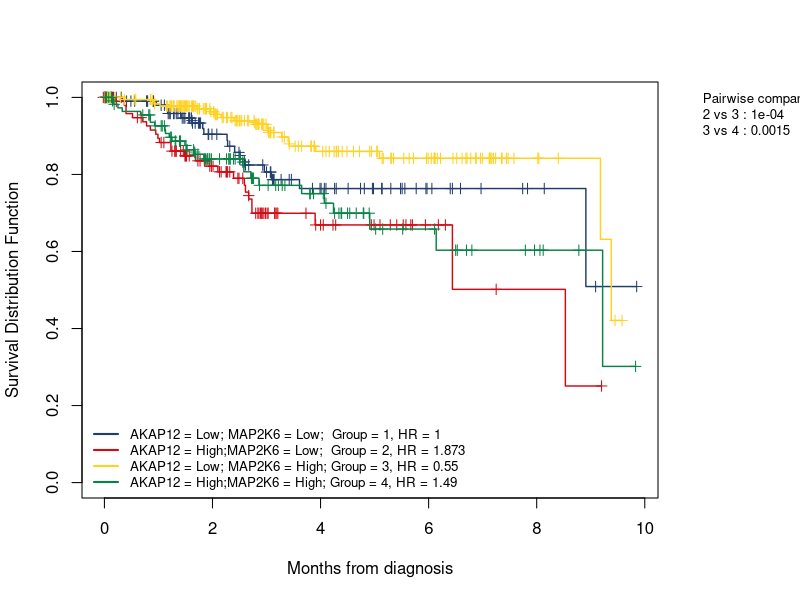

Here is the R script that generated this plot:
## ---- chunk 1
knitr::opts_chunk$set(echo = TRUE)
## ---- chunk 2
options("repos"= c(CRAN="https://mirrors.tuna.tsinghua.edu.cn/CRAN/"))
options(BioC_mirror="http://mirrors.ustc.edu.cn/bioc/")
## ---- chunk 3
library(survival)
library(survminer)
Sys.setenv(LANGUAGE = "en") #显示英文报错信息 display English error messages
options(stringsAsFactors = FALSE) #禁止chr转成factor prohibit the conversion of chr to factor
## ---- chunk 4
df <- read.csv("easy_input.csv",row.names = 1)
head(df)
## ---- chunk 5
df$bestA <- cut(df[,3],breaks=c(-Inf,766.37, Inf), #其中766.37要改成你的基因A的高低分界值 among them, 766.37 should be changed to the high and low boundary value of your gene A
                   labels=c("0","1"))
df$bestB <- cut(df[,4],breaks=c(-Inf,880.23, Inf), #其中880.23要改成你的基因B的高低分界值 among them, 880.23 should be changed to the high and low boundary value of your gene B
                   labels=c("0","1"))
df$bestGroup <- paste0(df$bestA,df$bestB)
#按照两个基因表达量高低的排列组合分成4组
#divided into 4 groups according to the arrangement of high and low expression of the two genes
df$bestGroup <- ifelse(df$bestGroup=='00','1',ifelse(df$bestGroup=='10','2',ifelse(df$bestGroup=="01","3","4")))
head(df)

df$group <- df$bestGroup
## ---- chunk 6
#定义结局变量，生存时间和结局
#define ending variables, survival times and endings
y <- Surv(df$futime, df$fustat==1)

#logrank检验两两比较的结果
#logrank test for two-by-two comparisons
comp <- pairwise_survdiff(Surv(futime,fustat) ~ group, data = df)
pvalue <- as.vector(unlist(comp$p.value))

#将p value和两两比较的组别生成两列的数据集
#generate a two-column dataset of p values and two-by-two comparison groups
name <- array(dim=c(3,3))
for(i in 1:3){
  for(j in 2:4){
    name[i,j-1] = print(paste(i,j,sep = " vs "))
  }
}
pvalue_name <- as.vector(t(name))
logrank <- data.frame(pvalue_name,pvalue)
logrank

#挑选p value小于0.05的记录
#select records with p value less than 0.05
logrank_sig <- subset(logrank, pvalue < 0.05)
#如果p值太小，就写“<0.0001”，否则保留小数点后4位
#if the p-value is too small, write “<0.0001”, otherwise keep 4 decimal places
logrank_sig$pvalue <- lapply(logrank_sig$pvalue,function(i)
  ifelse (i<0.0001,"<0.0001",round(i, 4)))
logrank_sig

#进行COX回归，导出每组对应的HR值，并将1赋值给对照组
#perform COX regression, derive the corresponding HR values for each group, and assign 1 to the control group
coxph.fit <- coxph(y ~ as.factor(group), data = df) 
hr <- round(coef(summary(coxph.fit))[,2],3)
HR <- c(1,as.vector(unlist(hr)))
## ---- chunk 7
#KM曲线的绘制
#KM curve plotting
kmfit <- survfit(y~df$group,)

#写legend
#write legend
A = c("Low; ", "High;", "Low; ", "High;")
B = c("Low; ", "Low; ", "High;", "High;")
Group = c(1,2,3,4)
text.legend1 <- paste0(colnames(df)[3], " = ", A, colnames(df)[4], " = ", B, " Group = ", Group, ", HR = ", HR)
text.legend2 <- paste0(logrank_sig$pvalue_name," : ",logrank_sig$pvalue)

#自定义足够你用的颜色
#customize enough colors for you
mycol <- c("#223D6C","#D20A13","#FFD121","#088247","#11AA4D","#58CDD9","#7A142C","#5D90BA","#431A3D","#91612D","#6E568C","#E0367A","#D8D155","#64495D","#7CC767")

#画图，并保存到pdf文件
#draw and save to a pdf file
pdf("nSurv.pdf",width = 7,height = 6)
par(xpd = T, 
    mar = par()$mar + c(0,0,0,5)#,#在右侧给图例留出空间 leave space for the legend on the right side
    #cex.axis=0.8, cex.lab=1, cex.main=1, cex.sub=1 #修改字体大小 modify font size
    )
plot(kmfit, 
     col= mycol, 
     lwd = 1.4,#线的粗细 thickness of line
     #pch = "o", #如果你也想让观测点的形状是o，就运行这行 if you also want the observation point to be shaped like an o, run this line
     xlab="Months from diagnosis", 
     ylab="Survival Distribution Function", 
     mark.time=TRUE)
legend("bottomleft", lty=c("solid","solid","solid","solid"),
       col=mycol, 
       legend=text.legend1, 
       bty="n", 
       lwd = 2,
       cex=0.8)
legend("topright", 
       inset=c(-0.3,0), #图例画到图外面 legend is drawn to the outside of the figure
       legend=c("Pairwise comparison",text.legend2), 
       bty="n", 
       cex=0.8)
dev.off()
## ---- chunk 8
sessionInfo()
